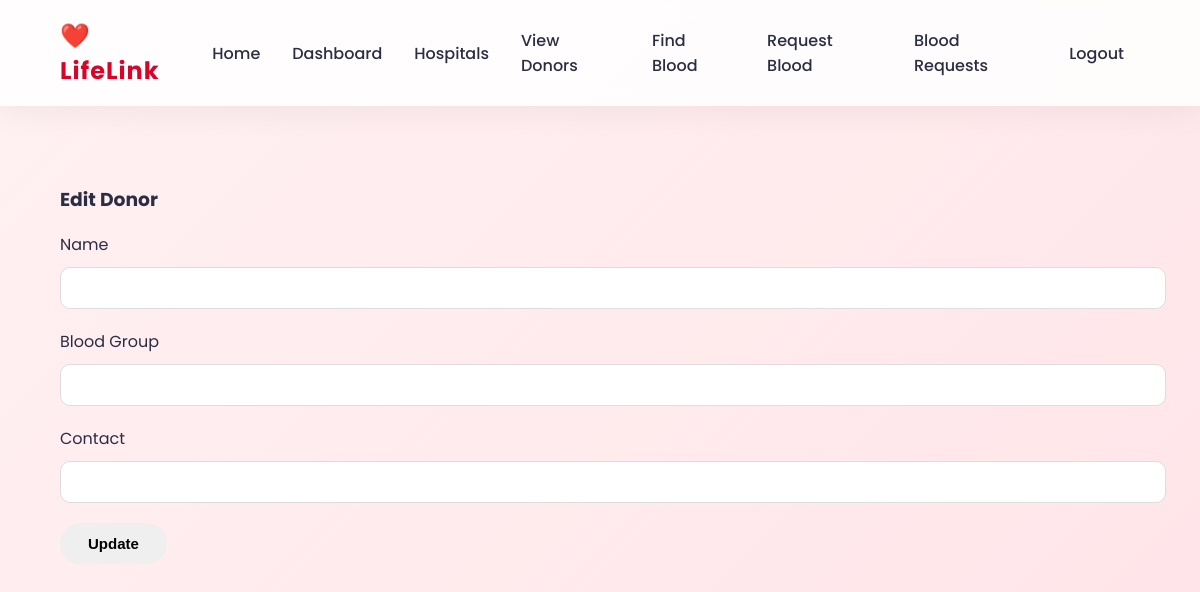
Page /edit_donor/4 (signed in) on the earlier database version.
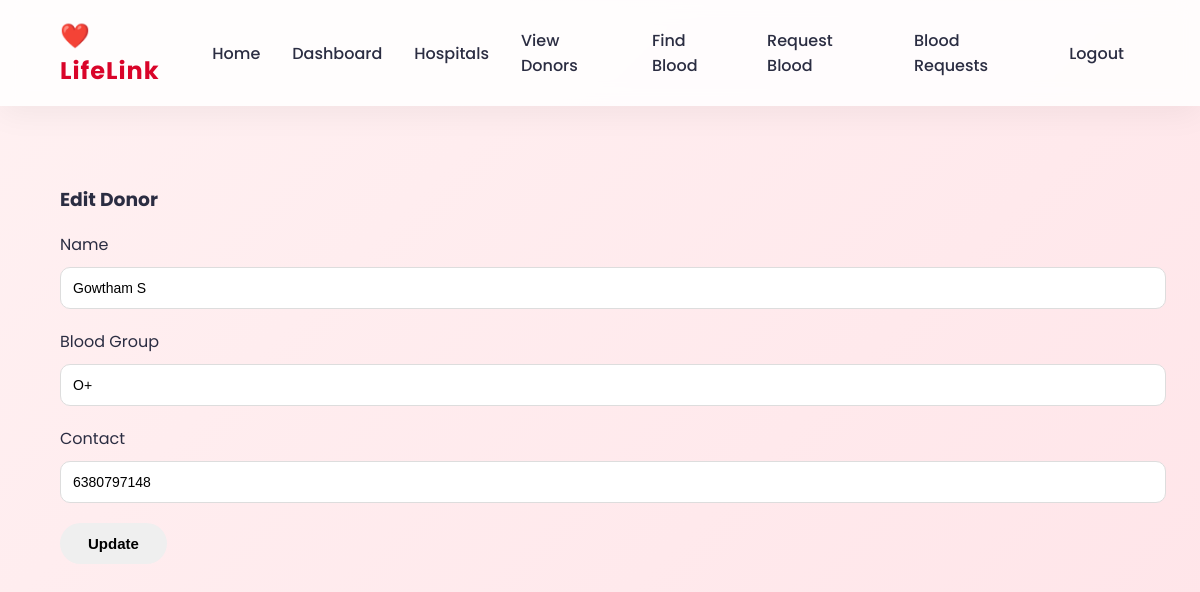
Same page on the later database version.
### tables this page shows
CREATE TABLE donors(
        donor_id INTEGER PRIMARY KEY,
        name TEXT,
        age INTEGER,
        gender TEXT,
        blood_group TEXT,
        district TEXT,
        phone TEXT,
        email TEXT,
        bio TEXT
    );

### app.py (the view, shortened to what this page needs)
@app.route("/edit_donor/<int:donor_id>", methods=["GET", "POST"])
@login_required
def edit_donor(donor_id):
    if session.get("role") != "admin":
        flash("Unauthorized Access ❌")
        return redirect(url_for("donors"))
    conn = get_db()
    cursor = conn.cursor()
    cursor.execute("SELECT * FROM donors WHERE donor_id=?", (donor_id,))
    donor = cursor.fetchone()
    conn.close()
    return render_template("edit_donor.html", donor=donor)

### app.py (called while the page is built)
def get_db():
    conn = sqlite3.connect("database.db")
    conn.row_factory = sqlite3.Row
    return conn

def login_required(f):
    @wraps(f)
    def wrapper(*args, **kwargs):
        if "username" not in session:
            flash("Please login first")
            return redirect(url_for("login_page"))
        return f(*args, **kwargs)
    return wrapper

### templates/edit_donor.html
{% extends "base.html" %}
{% block content %}
<h3>Edit Donor</h3>
<form method="POST">
    <div class="mb-3">
        <label>Name</label>
        <input type="text" name="name" class="form-control" value="{{ donor[1] }}" required>
    </div>
    <div class="mb-3">
        <label>Blood Group</label>
        <input type="text" name="blood_group" class="form-control" value="{{ donor[4] }}" required>
    </div>
    <div class="mb-3">
        <label>Contact</label>
        <input type="text" name="contact" class="form-control" value="{{ donor[6] }}" required>
    </div>
    <button type="submit" class="btn btn-success">Update</button>
</form>
{% endblock %}

Differences in the rows shown:
added donors: name "Gowtham S", blood_group "O+", contact "6380797148"
